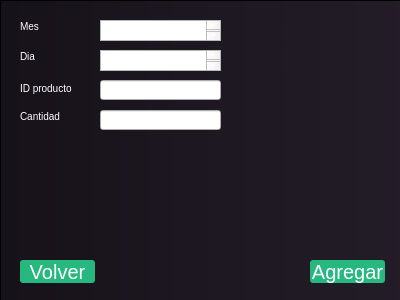
<?xml version="1.0" encoding="UTF-8"?>
<ui version="4.0">
 <class>addventa_2</class>
 <widget class="QDialog" name="addventa_2">
  <property name="geometry">
   <rect>
    <x>0</x>
    <y>0</y>
    <width>400</width>
    <height>300</height>
   </rect>
  </property>
  <property name="windowTitle">
   <string>Dialog</string>
  </property>
  <widget class="QFrame" name="frame">
   <property name="enabled">
    <bool>true</bool>
   </property>
   <property name="geometry">
    <rect>
     <x>0</x>
     <y>0</y>
     <width>1280</width>
     <height>720</height>
    </rect>
   </property>
   <property name="minimumSize">
    <size>
     <width>800</width>
     <height>400</height>
    </size>
   </property>
   <property name="styleSheet">
    <string notr="true">.QPushButton {

border-radius:3px;
color:white !important;
background:#27b880;
font-size:20px;

}

#frame{
background:qlineargradient(spread:reflect, x1:0, y1:0, x2:1, y2:0, stop:0 rgba(22, 18, 25, 255), stop:1 rgba(64, 52, 73, 255));
}

* {
color:white !important;
}

.QLabel{
font-size:10px;
}</string>
   </property>
   <property name="frameShape">
    <enum>QFrame::StyledPanel</enum>
   </property>
   <property name="frameShadow">
    <enum>QFrame::Raised</enum>
   </property>
   <widget class="QLabel" name="label">
    <property name="geometry">
     <rect>
      <x>20</x>
      <y>20</y>
      <width>47</width>
      <height>13</height>
     </rect>
    </property>
    <property name="text">
     <string>Mes</string>
    </property>
   </widget>
   <widget class="QLabel" name="label_2">
    <property name="geometry">
     <rect>
      <x>20</x>
      <y>50</y>
      <width>47</width>
      <height>13</height>
     </rect>
    </property>
    <property name="text">
     <string>Dia</string>
    </property>
   </widget>
   <widget class="QLabel" name="label_3">
    <property name="geometry">
     <rect>
      <x>20</x>
      <y>80</y>
      <width>71</width>
      <height>16</height>
     </rect>
    </property>
    <property name="text">
     <string>ID producto</string>
    </property>
   </widget>
   <widget class="QLabel" name="label_4">
    <property name="geometry">
     <rect>
      <x>20</x>
      <y>110</y>
      <width>47</width>
      <height>13</height>
     </rect>
    </property>
    <property name="text">
     <string>Cantidad</string>
    </property>
   </widget>
   <widget class="QTextEdit" name="textEdit">
    <property name="geometry">
     <rect>
      <x>100</x>
      <y>20</y>
      <width>121</width>
      <height>21</height>
     </rect>
    </property>
   </widget>
   <widget class="QTextEdit" name="textEdit_2">
    <property name="geometry">
     <rect>
      <x>100</x>
      <y>50</y>
      <width>121</width>
      <height>21</height>
     </rect>
    </property>
   </widget>
   <widget class="QLineEdit" name="lineEdit">
    <property name="geometry">
     <rect>
      <x>100</x>
      <y>80</y>
      <width>121</width>
      <height>20</height>
     </rect>
    </property>
   </widget>
   <widget class="QLineEdit" name="lineEdit_2">
    <property name="geometry">
     <rect>
      <x>100</x>
      <y>110</y>
      <width>121</width>
      <height>20</height>
     </rect>
    </property>
   </widget>
   <widget class="QPushButton" name="addventa">
    <property name="geometry">
     <rect>
      <x>310</x>
      <y>260</y>
      <width>75</width>
      <height>23</height>
     </rect>
    </property>
    <property name="text">
     <string>Agregar</string>
    </property>
   </widget>
   <widget class="QPushButton" name="back1">
    <property name="geometry">
     <rect>
      <x>20</x>
      <y>260</y>
      <width>75</width>
      <height>23</height>
     </rect>
    </property>
    <property name="text">
     <string>Volver</string>
    </property>
   </widget>
  </widget>
 </widget>
 <resources/>
 <connections/>
</ui>
